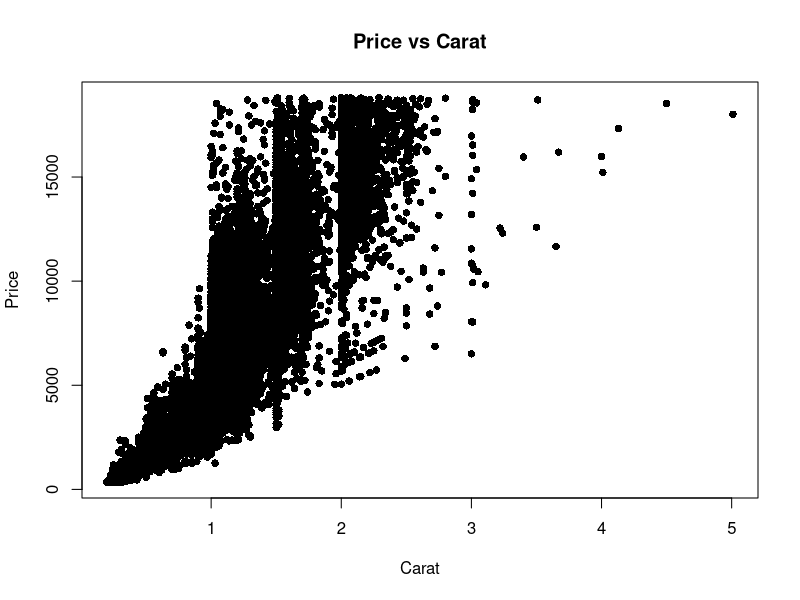
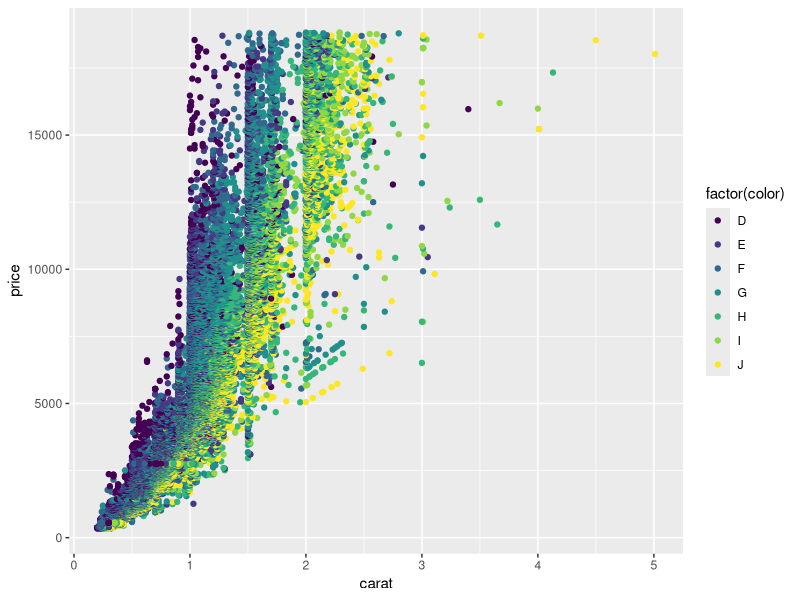
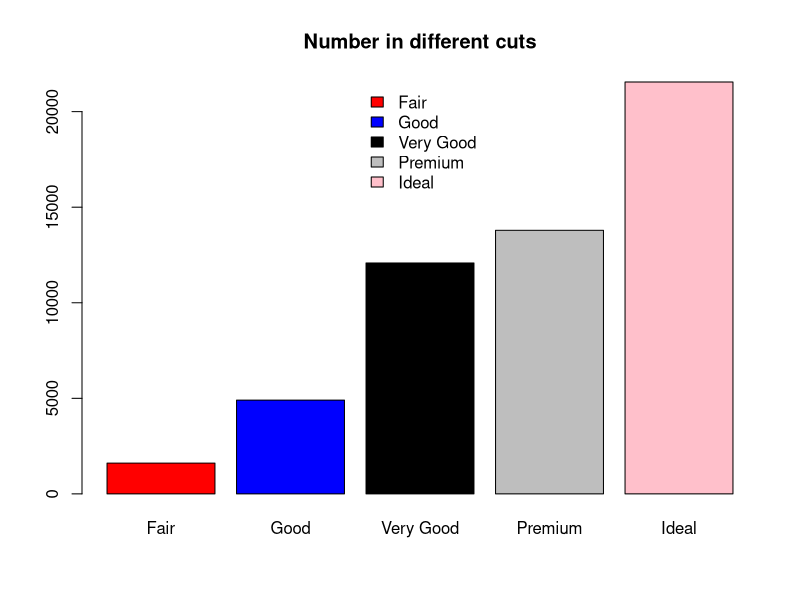
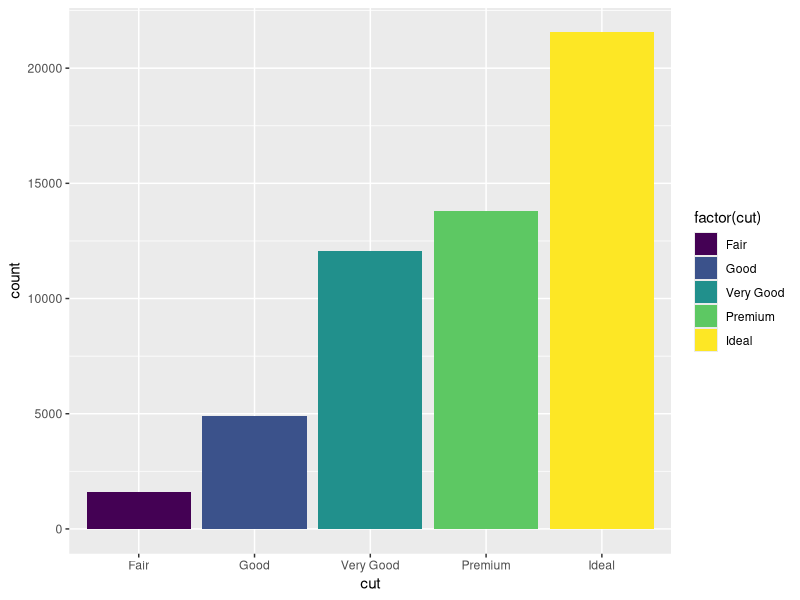

Recreate these plots in R, in order.
#Must run the following setup code. This involves requiring the dataset ("diamonds") 
#that we are to use:

install.packages("ggplot2")
require(ggplot2)
data("diamonds")

# To show information on the dataset:
?diamonds
#The information can be seen in the right panel.

#The below code will present a table of the diamonds data:

View(diamonds)

#The below code gives what type of data is in each column:

str(diamonds)

#Some of the data appears to be non-numerical, and so the following appears to be
#required: diamonds$cut <- replace(diamonds$cut, diamonds$cut == Fair, 1).
#However, having run str(diamonds), we can see that, in reality, these non-numerical 
#values are ordered factors, which already have associated numerical values, and so a 
#transformation is not required.

#Graphical Analysis

# Ideally, we want to create a matrix of scatter plots to analyse the data graphically. However,
# there are about 54,000 rows to the table, and so this would take a lot of processing power. This
# is demonstrated by the slow speed when trying to run the following with plot:

plot(diamonds$carat, diamonds$price, pch=16, main="Price vs Carat", xlab="Carat", ylab="Price")

# Alternatively we can use ggplot(which adds an automatic legend and correct axis labels) and add color to represent the diamond's colour:

p <- ggplot()
p + geom_point(data = diamonds, aes(carat, price, color = factor(color)))

#The difference between ggplot and normal plot can particularly be seen with the below bar plots:

counts <- table(diamonds$cut)
barplot(counts, main="Number in different cuts", legend.text = TRUE, 
        args.legend = list(x = "top", bty = "n", inset=c(-0.15, 0)), col=c("red","blue","black","gray","pink"))

#Now with ggplot:

b <- ggplot()
b + geom_bar(data = diamonds, aes(cut, fill = factor(cut)))

#As we can see, ggplot has useful default graphical preferences, and has an easier syntax.

#For how R might be used for statistical analysis, see diamonds_stats.R


